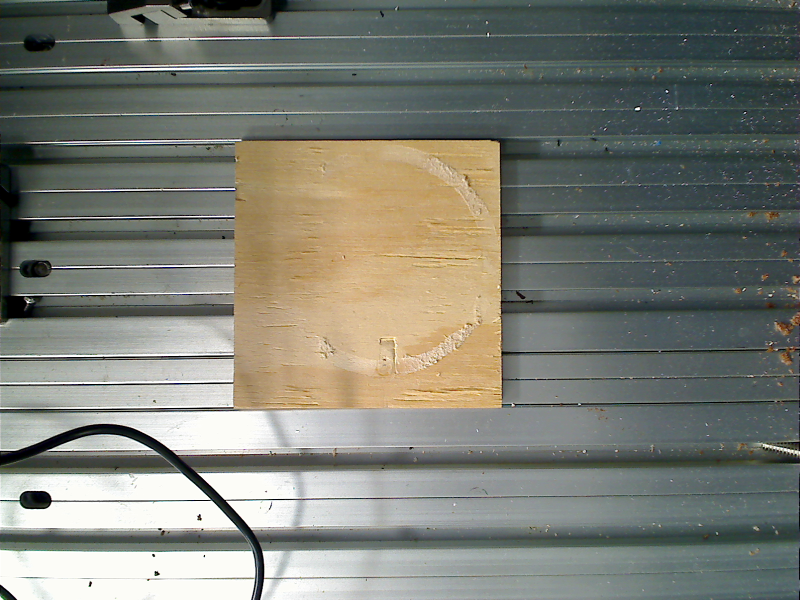
#> input picture img/cvtest_4_0.png, 1600 x 1200 px (shown at 1/2 size)
$ python estimate_depth.py --image img/cvtest_4_0.png
#> lines starting #> are read from the running program, lines starting #| are printed output that depends on the picture
from __future__ import print_function
import argparse
import cv2
import numpy as np
import scipy
import matplotlib.pyplot as plt

ap = argparse.ArgumentParser()
ap.add_argument("-i", "--image", required=True,
                help="Path to the image")
args = vars(ap.parse_args())

distance = 4
image1 = cv2.imread('img/cvtest_'+str(distance)+'_0.png')
#> image1 is the input picture: shape (1200, 1600, 3); mean B, G, R 116.1, 125.3, 123
image2 = cv2.imread('img/cvtest_'+str(distance)+'_0.25.png')
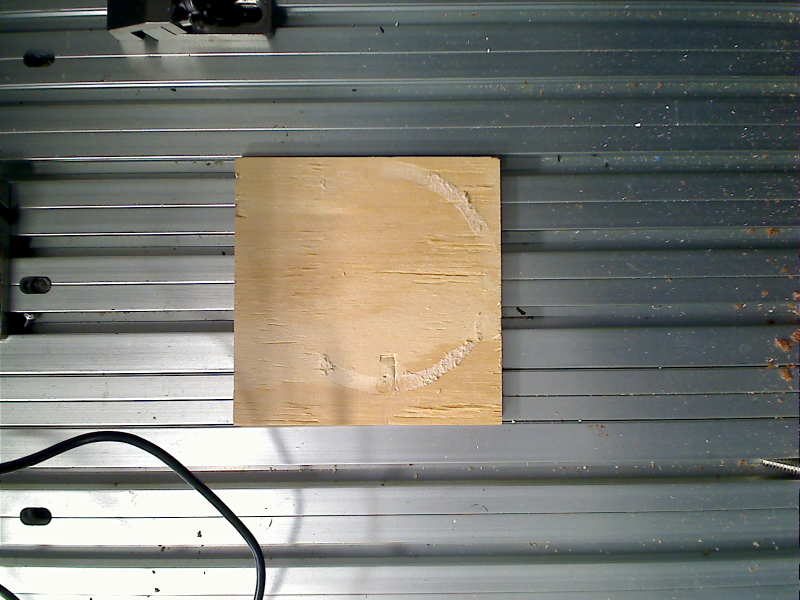
#> input picture img/cvtest_4_0.25.png, 1600 x 1200 px (shown at 1/2 size)
#> image2 is the input picture: shape (1200, 1600, 3); mean B, G, R 115.3, 122.3, 122.3
image3 = cv2.imread('img/cvtest_'+str(distance)+'_1.png')
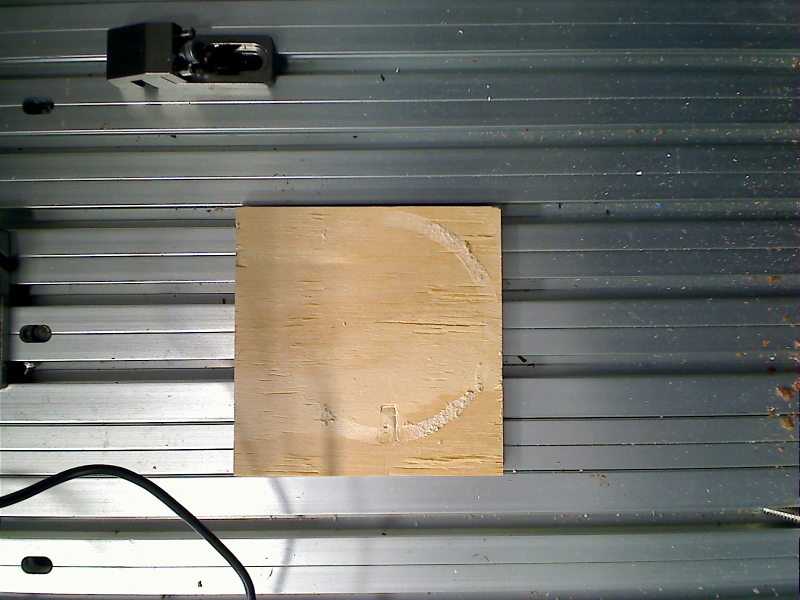
#> input picture img/cvtest_4_1.png, 1600 x 1200 px (shown at 1/2 size)
#> image3 is the input picture: shape (1200, 1600, 3); mean B, G, R 110.4, 117.2, 117.2

i1 = np.sum(image1.astype('float'), axis=2)[:, 800:820]
i2 = np.sum(image2.astype('float'), axis=2)[:, 800:820]
i3 = np.sum(image3.astype('float'), axis=2)[:, 800:820]

i1 -= np.mean(i1)
i2 -= np.mean(i2)
i3 -= np.mean(i3)

xcorr = scipy.signal.fftconvolve(i1, i1[::-1, ::-1], 'same')

fig = plt.figure()
ax = plt.axes(projection='3d')
z = scipy.signal.fftconvolve(i1, i1[::-1, ::-1], 'same')
x = np.linspace(0, 1, z.shape[0])
#> x = 1200 values from 0 to 1
y = np.linspace(0, 1, z.shape[1])
#> y = 20 values from 0 to 1
xx, yy = np.meshgrid(x, y)
ax.plot_surface(xx, yy, np.transpose(scipy.signal.fftconvolve(i1, i1[::-1, ::-1], 'same')), edgecolor='none')
ax.plot_surface(xx, yy, np.transpose(scipy.signal.fftconvolve(i1, i2[::-1, ::-1], 'same')), edgecolor='none')
ax.plot_surface(xx, yy, np.transpose(scipy.signal.fftconvolve(i1, i3[::-1, ::-1], 'same')), edgecolor='none')

corr1 = np.max(scipy.signal.fftconvolve(i1, i1[::-1, ::-1], 'same'), 1)
#> corr1 = 1200 values, max 334611201.1 at index 600, min -38465348 at index 1199, mean 37563879.3
corr2 = np.max(scipy.signal.fftconvolve(i1, i2[::-1, ::-1], 'same'), 1)
#> corr2 = 1200 values, max 329887610.3 at index 567, min -43919264.6 at index 7, mean 40744166.8
corr3 = np.max(scipy.signal.fftconvolve(i1, i3[::-1, ::-1], 'same'), 1)
#> corr3 = 1200 values, max 279906299.3 at index 467, min -47774396.5 at index 1082, mean 53514539.3

print('Autocorrelation peak at offset ' + str(np.argmax(corr1)-600))
#| Autocorrelation peak at offset 0
print('0 x 0.25" xcorr peak at offset ' + str(np.argmax(corr2)-600))
#| 0 x 0.25" xcorr peak at offset -33
print('0 x 1" xcorr peak at offset ' + str(np.argmax(corr3)-600))
#| 0 x 1" xcorr peak at offset -133
plt.figure(1)
#> (the run stopped early here; a loop or call above may not have finished)
